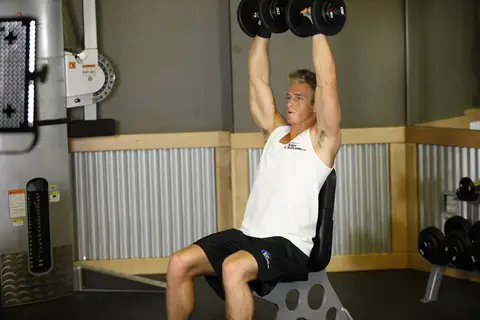
#> input picture composeApp/src/commonMain/composeResources/files/exercises/arnold_press/1.webp, 480 x 320 px
$ python -i exercise_demos.py   (imports and definitions only)   (older library calls are emulated)
#> lines starting #> are read from the running program, lines starting #| are printed output that depends on the picture
#> further down, picture is the input picture: PIL image 480x320 RGB; mean R, G, B 106.9, 99.7, 83.5
#!/usr/bin/env python3
"""
Fetches the start/end drawings for the built-in exercises from Everkinetic (CC BY-SA 4.0,
https://github.com/everkinetic/data), turns them into ink on a transparent canvas so the app can
tint them to its theme, and writes them under
composeApp/src/commonMain/composeResources/files/exercises/<catalogue id>/{0,1}.webp, plus the
Kotlin table (ExerciseDemos.kt) that says which exercises have a demo and which drawing it is.
Beside each pair goes thumb.webp, the start drawing cropped close and made small, which the
exercise picker shows in each row so a lift can be found by its look as well as its name.

Run from the repository root:  python3 tools/exercise_demos.py
(needs Pillow and CairoSVG: pip install pillow cairosvg. CairoSVG needs the cairo library, which
apt calls libcairo2 and Homebrew cairo.)

python3 tools/exercise_demos.py --thumbnails  remakes only the thumbnails, from the start drawings
already bundled: no network and no CairoSVG, Pillow alone.

The drawings are rendered from Everkinetic's SVGs, which hold each drawing whole on a canvas the
start and end share, so a pair is placed as drawn. Everkinetic's PNGs are renders of the same
drawings, but each one cropped on its own and closer, and they cut things off: the deadlift's
start lost its feet and a plate, the squat's start its whole lower body. Only an exercise with no
SVG pair (the Cuban press) is made from its PNGs, lined up as well as a move can.

MATCHES is written by hand: an exercise gets a drawing only when Everkinetic draws that exercise,
not a near relative, so most of the catalogue keeps the video search alone. The drawings are
adapted (rendered, cropped together, scaled, their white turned transparent), so the files written
here are under CC BY-SA 4.0 like their source; NOTICE.md and the Open-source licenses screen say so.
"""
import http.client, io, json, os, re, sys, time, urllib.request
from concurrent.futures import ThreadPoolExecutor

ROOT = os.path.dirname(os.path.dirname(os.path.abspath(__file__)))
OUT_DIR = os.path.join(ROOT, "composeApp/src/commonMain/composeResources/files/exercises")
KOTLIN = os.path.join(ROOT, "composeApp/src/commonMain/kotlin/app/gains/ui/demo/ExerciseDemos.kt")
BASE = "https://raw.githubusercontent.com/everkinetic/data/main/dist"
WIDTH, HEIGHT = 480, 360
MARGIN = 12
QUALITY = 80
SCALE = 4  # pixels per unit of an SVG's viewBox when it is rendered; the pair is scaled down from there
IN_PLACE = 0.8  # share of the best overlap at which a PNG pair counts as drawn in place
THUMB_WIDTH, THUMB_HEIGHT = 168, 126  # the picker's 56x42 dp tile at 3x
THUMB_MARGIN = 4

# catalogue id -> Everkinetic id.
MATCHES = {
    "ab_wheel": "0286",
    "back_extension": "0103",
    "back_extension_iso": "0105",
    "band_calf_raise": "0274",
    "band_chest_fly": "0050",
    "band_reverse_fly": "0020",
    "band_squat": "0155",
    "band_upright_row": "0094",
    "barbell_curl": "0211",
    "barbell_floor_press": "0070",
    "barbell_hack_squat": "0125",
    "barbell_overhead_triceps_extension": "0201",
    "barbell_pullover": "0045",
    "barbell_rear_delt_row": "0028",
    "bench_dip": "0162",
    "bench_press": "0042",
    "bicep_curl_machine": "0253",
    "bodyweight_glute_bridge": "0109",
    "box_squat": "0133",
    "cable_curl": "0212",
    "cable_fly": "0048",
    "cable_hip_adduction": "0135",
    "cable_internal_rotation": "0034",
    "cable_kickback": "0112",
    "cable_shrug": "0009",
    "calf_raise": "0282",
    "chest_fly": "0056",
    "chest_press_machine": "0066",
    "chest_supported_rear_delt_raise": "0032",
    "close_grip_bench_press": "0049",
    "close_grip_push_up": "0188",
    "concentration_curl": "0220",
    "crunch": "0291",
    "cuban_press": "0300",
    "db_bench_press": "0055",
    "db_curl": "0224",
    "db_incline_bench_press": "0061",
    "db_pullover": "0079",
    "deadlift": "0099",
    "decline_bench_press": "0051",
    "decline_chest_press_machine": "0085",
    "decline_dumbbell_bench_press": "0052",
    "decline_dumbbell_fly": "0053",
    "decline_push_up": "0075",
    "dip": "0054",
    "dip_machine": "0171",
    "donkey_calf_raise": "0275",
    "drag_curl": "0222",
    "dumbbell_side_bend": "0294",
    "dumbbell_skull_crusher": "0181",
    "dumbbell_upright_row": "0016",
    "flutter_kicks": "0116",
    "front_raise": "0033",
    "front_squat": "0138",
    "good_morning": "0101",
    "hack_squat": "0123",
    "hammer_curl": "0227",
    "hip_abduction": "0156",
    "hip_adduction": "0157",
    "incline_bench_press": "0043",
    "incline_cable_fly": "0060",
    "incline_curl": "0214",
    "incline_db_fly": "0062",
    "inverted_row": "0086",
    "isometric_neck_hold": "0001",
    "jefferson_squat": "0141",
    "jm_press": "0175",
    "lateral_raise": "0018",
    "leg_curl": "0117",
    "leg_extension": "0142",
    "leg_press": "0127",
    "lunge": "0115",
    "neck_side": "0002",
    "neutral_grip_incline_dumbbell_press": "0059",
    "neutral_grip_pull_up": "0090",
    "oblique_crunch": "0293",
    "overhead_squat": "0151",
    "overhead_triceps_extension": "0198",
    "preacher_curl": "0239",
    "pull_up": "0087",
    "push_up": "0077",
    "reverse_calf_raise": "0280",
    "reverse_crunch": "0287",
    "reverse_curl": "0257",
    "reverse_grip_barbell_row": "0026",
    "reverse_grip_bench_press": "0190",
    "reverse_grip_lat_pulldown": "0093",
    "reverse_grip_pushdown": "0189",
    "romanian_deadlift": "0118",
    "seated_barbell_overhead_press": "0004",
    "seated_cable_row": "0025",
    "seated_calf_raise": "0279",
    "shrug": "0005",
    "side_plank": "0113",
    "side_split_squat": "0131",
    "sissy_squat": "0158",
    "skull_crusher": "0183",
    "smith_machine_bench_press": "0078",
    "smith_machine_close_grip_bench_press": "0195",
    "smith_machine_incline_bench_press": "0081",
    "smith_squat": "0124",
    "spider_curl": "0225",
    "squat": "0122",
    "step_up": "0137",
    "straight_arm_pulldown": "0092",
    "sumo_squat": "0152",
    "t_bar_row": "0029",
    "tate_press": "0203",
    "triceps_extension_machine": "0210",
    "triceps_kickback": "0204",
    "triceps_pushdown": "0205",
    "upright_row": "0014",
    "v_bar_pulldown": "0096",
    "wide_grip_bench_press": "0082",
    "zercher_squat": "0161",
    "zottman_curl": "0251",
}


# [118 lines left out: functions fetch, sources, ink_svg, render, ink, adapt and 3 more, not called in this run]


def thumbnail(frame):
    """
    The start drawing for a list row: cropped to its own ink rather than the pair's box, so the
    figure fills the tile, and fitted to the thumbnail's canvas, centred.
    """
    from PIL import Image

    frame = frame.convert("RGBA")
    box = frame.getchannel("A").getbbox()
#> box = (0, 0, 480, 320)
    if box:
        frame = frame.crop(box)
    scale = min((THUMB_WIDTH - 2 * THUMB_MARGIN) / frame.width, (THUMB_HEIGHT - 2 * THUMB_MARGIN) / frame.height)
#> scale = 0.333
    frame = frame.resize((max(1, round(frame.width * scale)), max(1, round(frame.height * scale))), Image.LANCZOS)
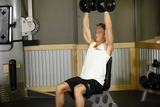
#> frame: PIL image 160x107 RGBA; mean R, G, B, A 106.9, 99.7, 83.5, 255
    canvas = Image.new("RGBA", (THUMB_WIDTH, THUMB_HEIGHT), (0, 0, 0, 0))
#> canvas: PIL image 168x126 RGBA; every value is 0
    canvas.paste(frame, ((THUMB_WIDTH - frame.width) // 2, (THUMB_HEIGHT - frame.height) // 2))
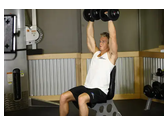
#> canvas: PIL image 168x126 RGBA; mean R, G, B, A 86.4, 80.6, 67.5, 206.2; transparent parts drawn white
    return canvas


def save_thumbnail(target, start):
    thumbnail(start).save(os.path.join(target, "thumb.webp"), "WEBP", quality=QUALITY, method=6)


# [65 lines left out: functions thumbnails_only, _place, main, not called in this run]


# [2 lines not run here, left out]

>>> from PIL import Image
>>> picture = Image.open('../composeApp/src/commonMain/composeResources/files/exercises/arnold_press/1.webp')
>>> result = thumbnail(picture)

$ run again, on composeApp/src/commonMain/composeResources/files/exercises/band_calf_raise/1.webp
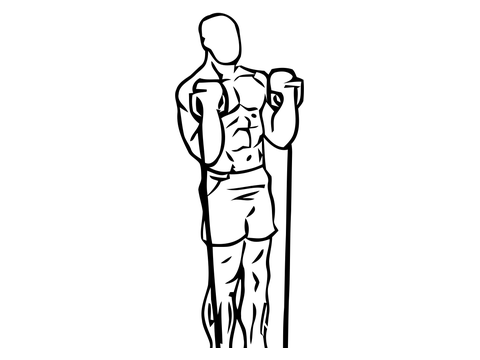
#> input picture composeApp/src/commonMain/composeResources/files/exercises/band_calf_raise/1.webp, 480 x 360 px
#> picture is the input picture: PIL image 480x360 RGBA; mean R, G, B, A 0, 0, 0, 12.5
#> box = (175, 12, 304, 348)
#> in thumbnail, `frame = frame.crop(box)`:
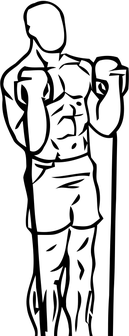
#> frame: PIL image 129x336 RGBA; mean R, G, B, A 0, 0, 0, 49.8; transparent parts drawn white
#> in thumbnail, `canvas.paste(frame, ((THUMB_WIDTH - frame.width) // 2, (THUMB_HEIGHT -..`:
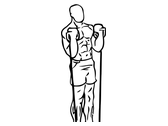
#> canvas: PIL image 168x126 RGBA; mean R, G, B, A 0, 0, 0, 13; transparent parts drawn white

$ run again, on composeApp/src/commonMain/composeResources/files/exercises/band_chest_fly/0.webp
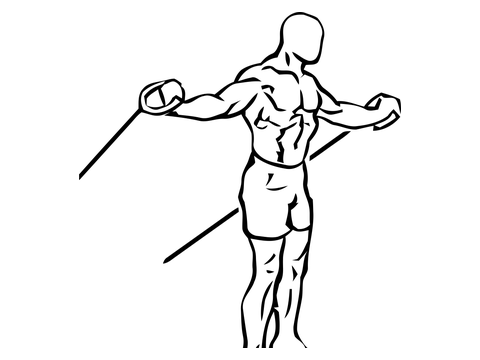
#> input picture composeApp/src/commonMain/composeResources/files/exercises/band_chest_fly/0.webp, 480 x 360 px
#> picture is the input picture: PIL image 480x360 RGBA; mean R, G, B, A 0, 0, 0, 11.8
#> box = (79, 12, 401, 348)
#> in thumbnail, `frame = frame.resize((max(1, round(frame.width * scale)), max(1, round..`:
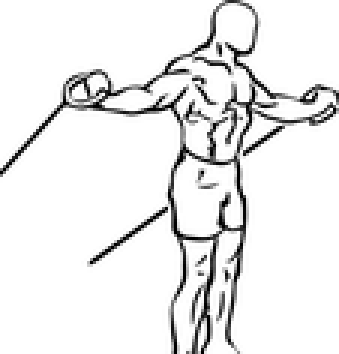
#> frame: PIL image 113x118 RGBA (shown 3 times larger); mean R, G, B, A 0, 0, 0, 19.7; transparent parts drawn white
#> in thumbnail, `canvas.paste(frame, ((THUMB_WIDTH - frame.width) // 2, (THUMB_HEIGHT -..`:
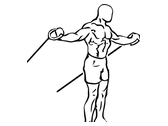
#> canvas: PIL image 168x126 RGBA; mean R, G, B, A 0, 0, 0, 12.4; transparent parts drawn white

$ run again, on composeApp/src/commonMain/composeResources/files/exercises/band_chest_press/0.webp
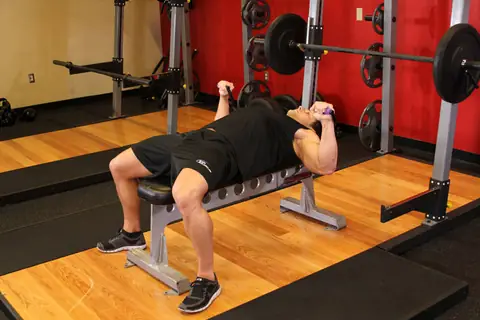
#> input picture composeApp/src/commonMain/composeResources/files/exercises/band_chest_press/0.webp, 480 x 320 px
#> picture is the input picture: PIL image 480x320 RGB; mean R, G, B 125.2, 76.1, 44.2
#> box = (0, 0, 480, 320)
#> in thumbnail, `frame = frame.resize((max(1, round(frame.width * scale)), max(1, round..`:
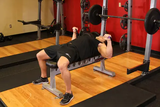
#> frame: PIL image 160x107 RGBA; mean R, G, B, A 125.2, 76.1, 44.2, 255
#> in thumbnail, `canvas.paste(frame, ((THUMB_WIDTH - frame.width) // 2, (THUMB_HEIGHT -..`:
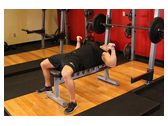
#> canvas: PIL image 168x126 RGBA; mean R, G, B, A 101.3, 61.6, 35.7, 206.2; transparent parts drawn white
